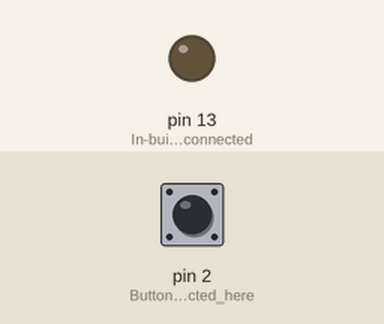
This sketch was run on a simulated Arduino Uno, built with avr-gcc and run on an emulated ATmega328P. On the bench: output pins drawn as LEDs (lit = HIGH). The test bench sets the inputs (shaded band); at power-on: pin 2 (Button_is_connected_here) HIGH.

Above: at 1.2 s.
1.3 s: pin 2 (Button_is_connected_here) pulled LOW for 0.15 s
At 2.4 s:
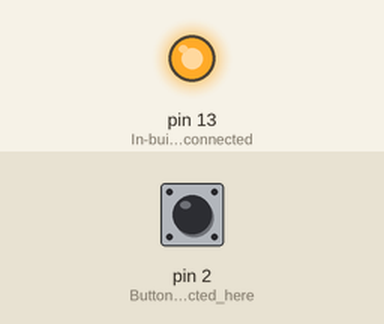
2.9 s: pin 2 (Button_is_connected_here) pulled LOW for 1 s
At 3.7 s:
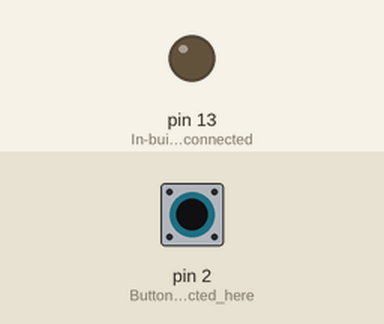
5.4 s: pin 2 (Button_is_connected_here) pulled LOW for 3.2 s
At 5.7 s:
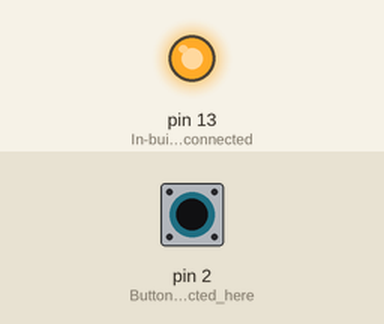
Timing chart, 0 to 8.4 s (numbered marks = the images above; inputs shaded):
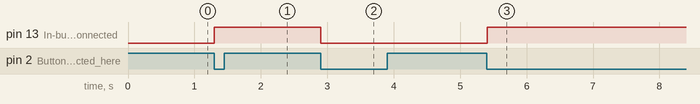

The sketch:

InterruptInArduino.ino
```cpp
volatile byte buttonstate=0; //Initializing Button State
void InSR(void){ //This Function is called when interrupt occurs
  //Interrupt Service Routine
 buttonstate=!buttonstate;    //Changing the state of the button
}

void setup() {
  // put your setup code here, to run once:
pinMode(2,INPUT);             //Button is connected here
pinMode(13,OUTPUT);           //In-built LED is connected here
attachInterrupt(digitalPinToInterrupt(2),InSR,FALLING); //When PIN 2(button) goes from High to Low i.e., falling interrupt it calls InSR function
}

void loop() {
  // put your main code here, to run repeatedly:
digitalWrite(13,buttonstate); //State of LED is set as Buttonstate
delay(10);                    //A small delay is used
}
```

Measured:
- after the input at 1.3 s, pin 13 (In-built_LED_is_connected): LOW → HIGH at once
- after the input at 2.9 s, pin 13 (In-built_LED_is_connected): HIGH → LOW at once
- after the input at 5.4 s, pin 13 (In-built_LED_is_connected): LOW → HIGH at once
